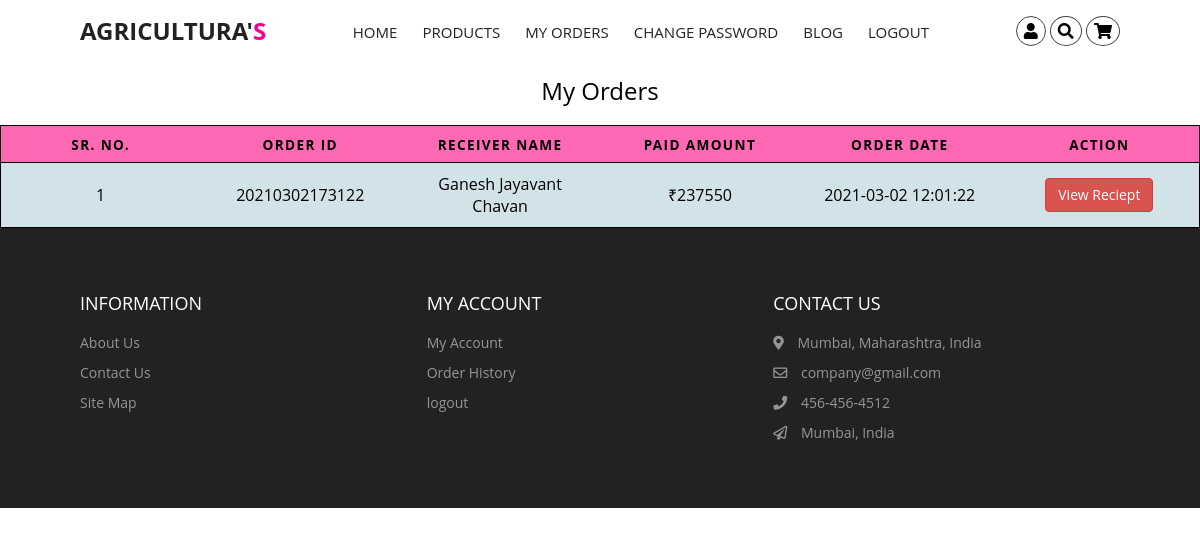
Screenshot of /user/myorders.php (signed in) with the database file from the repository.
### tables this page shows
CREATE TABLE `uorders` (
  `id` int(11) NOT NULL,
  `orderid` bigint(20) NOT NULL,
  `uid` int(11) NOT NULL,
  `name` varchar(100) NOT NULL,
  `email` varchar(100) NOT NULL,
  `addr` varchar(150) NOT NULL,
  `city` varchar(50) NOT NULL,
  `state` varchar(75) NOT NULL,
  `pincode` varchar(6) NOT NULL,
  `card_name` varchar(30) NOT NULL,
  `card_num` bigint(20) NOT NULL,
  `card_cvc` int(5) NOT NULL,
  `card_exp_month` varchar(2) NOT NULL,
  `card_exp_year` varchar(4) NOT NULL,
  `amount` int(10) NOT NULL,
  `txndate` timestamp NOT NULL DEFAULT current_timestamp()
);

### user/myorders.php (the view, shortened to what this page needs)
<?php
include('../includes/dbconnection.php');
if (strlen($_SESSION['cmsaid']==0)) {
  header('location: ../includes/logout.php');
  } else{
  ?>
<html lang="en">
<head>
    <link rel="stylesheet" href="https://cdnjs.cloudflare.com/ajax/libs/font-awesome/4.7.0/css/font-awesome.min.css">
    <link rel="stylesheet" href="https://cdnjs.cloudflare.com/ajax/libs/font-awesome/5.15.1/css/all.min.css" />
    <link href="./css/styles.css" rel="stylesheet"/>
    <link href="../css/table.css" rel="stylesheet">
</head>
<body >
<?php include_once('./include/header.php');?>
<table style="background-color: var(--grey-alt);">
  <caption> My Orders </caption>
  <thead>
    <tr>
        <th scope="col">SR. NO.</th>
        <th scope="col">Order ID</th>
        <th scope="col">Receiver Name</th>
        <th scope="col">Paid Amount</th>
        <th scope="col">Order Date</th>
        <th scope="col">Action</th>
    </tr>
  </thead>
  <tbody><?php
  $ret=mysqli_query($con,"SELECT * FROM uorders  WHERE uid=".$_SESSION['cmsaid']);
  $num=mysqli_num_rows($ret);
  if($num >0){
    $count=0;
  while ($row=mysqli_fetch_array($ret)) {
    $count++;
  ?>
    <tr>
      <td scope="row" data-label="SR. NO."><?php echo $count;?></td>
      <td data-label="Order ID"><?php echo $row["orderid"];?></td>
      <td data-label="Receiver Name"><?php echo $row["name"];?></td>
      <td data-label="Paid Amount">₹<?php echo $row["amount"];?></td>
      <td data-label="Order Date"><?php echo $row["txndate"];?></td>
      <td data-label="Action"> <?php echo '<a class="btn-danger btn" href=" ./reciept.php?oid='.$row["orderid"].'">View Reciept</a>';?></td>
    </tr>
    <?php
}}
?>
  </tbody>
</table>
<?php include_once('../includes/footer.php');?>
</body>
</html>
<?php } ?>

### user/css/styles.css (style rules this page uses)
:root { --white: #fff; --black: #222; --pink: #f60091; --grey: #444; --grey2: #959595; --grey-alt: #d1e2e9; --yellow: #ffd800; --green: #59b210; }
*, *::after, *::before { margin: 0; padding: 0; box-sizing: inherit; }
html { scroll-behavior: smooth; box-sizing: border-box; font-size: 62.5%; }
body { position: relative; font-family: "Poppins", sans-serif; font-size: 1.6rem; font-weight: 400; color: var(--black); background-color: var(--white); z-index: -1; }
a { text-decoration: none; }

### css/table.css (style rules this page uses)
body { font-family: "Open Sans", sans-serif; line-height: 1.25; }
.btn-danger { display: inline-block; margin-bottom: 0; font-weight: 400; text-align: center; white-space: nowrap; vertical-align: middle; -ms-touch-action: manipulation; touch-action: manipulation; cursor: pointer; background-image: none; border: 1px solid transparent; padding: 6px 12px; font-size: 14px; line-height: 1.42857143; border-radius: 4px; -webkit-user-select: none; -moz-user-select: none; -ms-user-select: none; user-select: none; color: #fff; background-color: #d9534f; border-color: #d43f3a; }
table { color:black; background: transparent; border: none; border: 1px solid #ccc; border-collapse: collapse; margin: 0; padding: 0; width: 100%; table-layout: fixed; }
table caption { font-size: 1.5em; margin: .5em 0 .75em; }
table tr { border: 1px solid rgb(0, 0, 0); padding: .35em; }
table th, table td { padding: .625em; text-align: center; overflow-wrap: break-word; }
table th { background-color: hotpink; font-size: .85em; letter-spacing: .1em; text-transform: uppercase; }

### rows the page displays
uorders: orderid "20210302173122", name "Ganesh Jayavant Chavan", amount "237550", txndate "2021-03-02 12:01:22"
